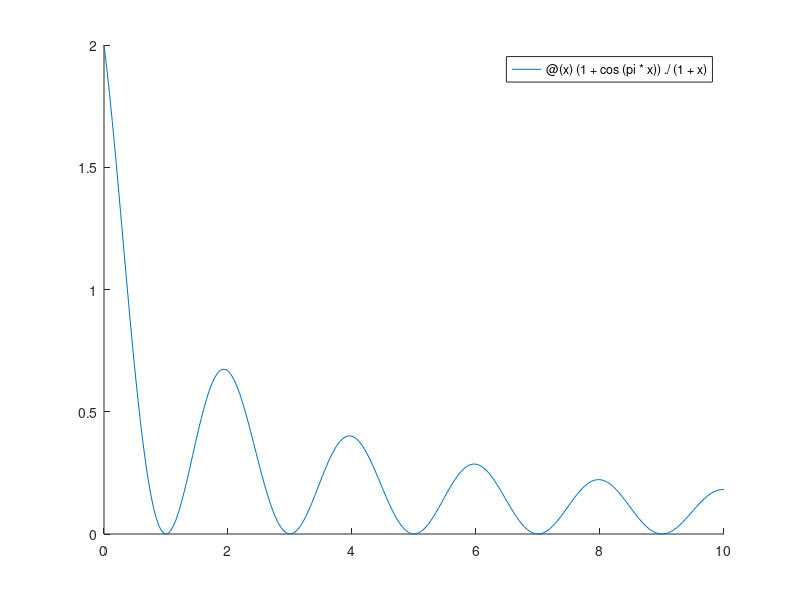

Recreate this plot in MATLAB. (Note: this script raises an error after producing the figure.)
function ex3()
f=@(x) (1+cos(pi*x))./(1+x)
clf
hold on
fplot(f, [0, 10])
hold on
a=linspace(0,10,21);
b=f(a);
% for i=1:21
% b(i)=f(a(i));
% end
Lx=@(x) LagrangeBary(a,b,x);
fplot(Lx, [0, 10])
plot(a,b,'r*')
end